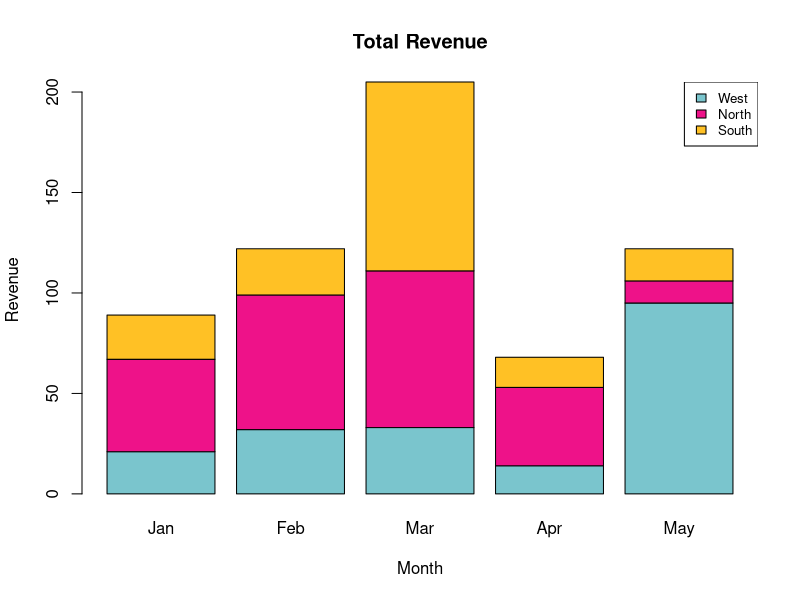

Reproduce this figure in R.
library(RColorBrewer)  
months <- c("Jan","Feb","Mar","Apr","May")  
regions <- c("West","North","South")  
# Creating the matrix of the values.  
Values <- matrix(c(21,32,33,14,95,46,67,78,39,11,22,23,94,15,16), nrow = 3, ncol = 5, byrow = TRUE)  

barplot(Values, main = "Total Revenue", names.arg = months, xlab = "Month", ylab = "Revenue", col =c("cadetblue3","deeppink2","goldenrod1"))  
# Adding the legend to the chart  
legend("topright", regions, cex = 0.8, fill = c("cadetblue3","deeppink2","goldenrod1"))  
  
